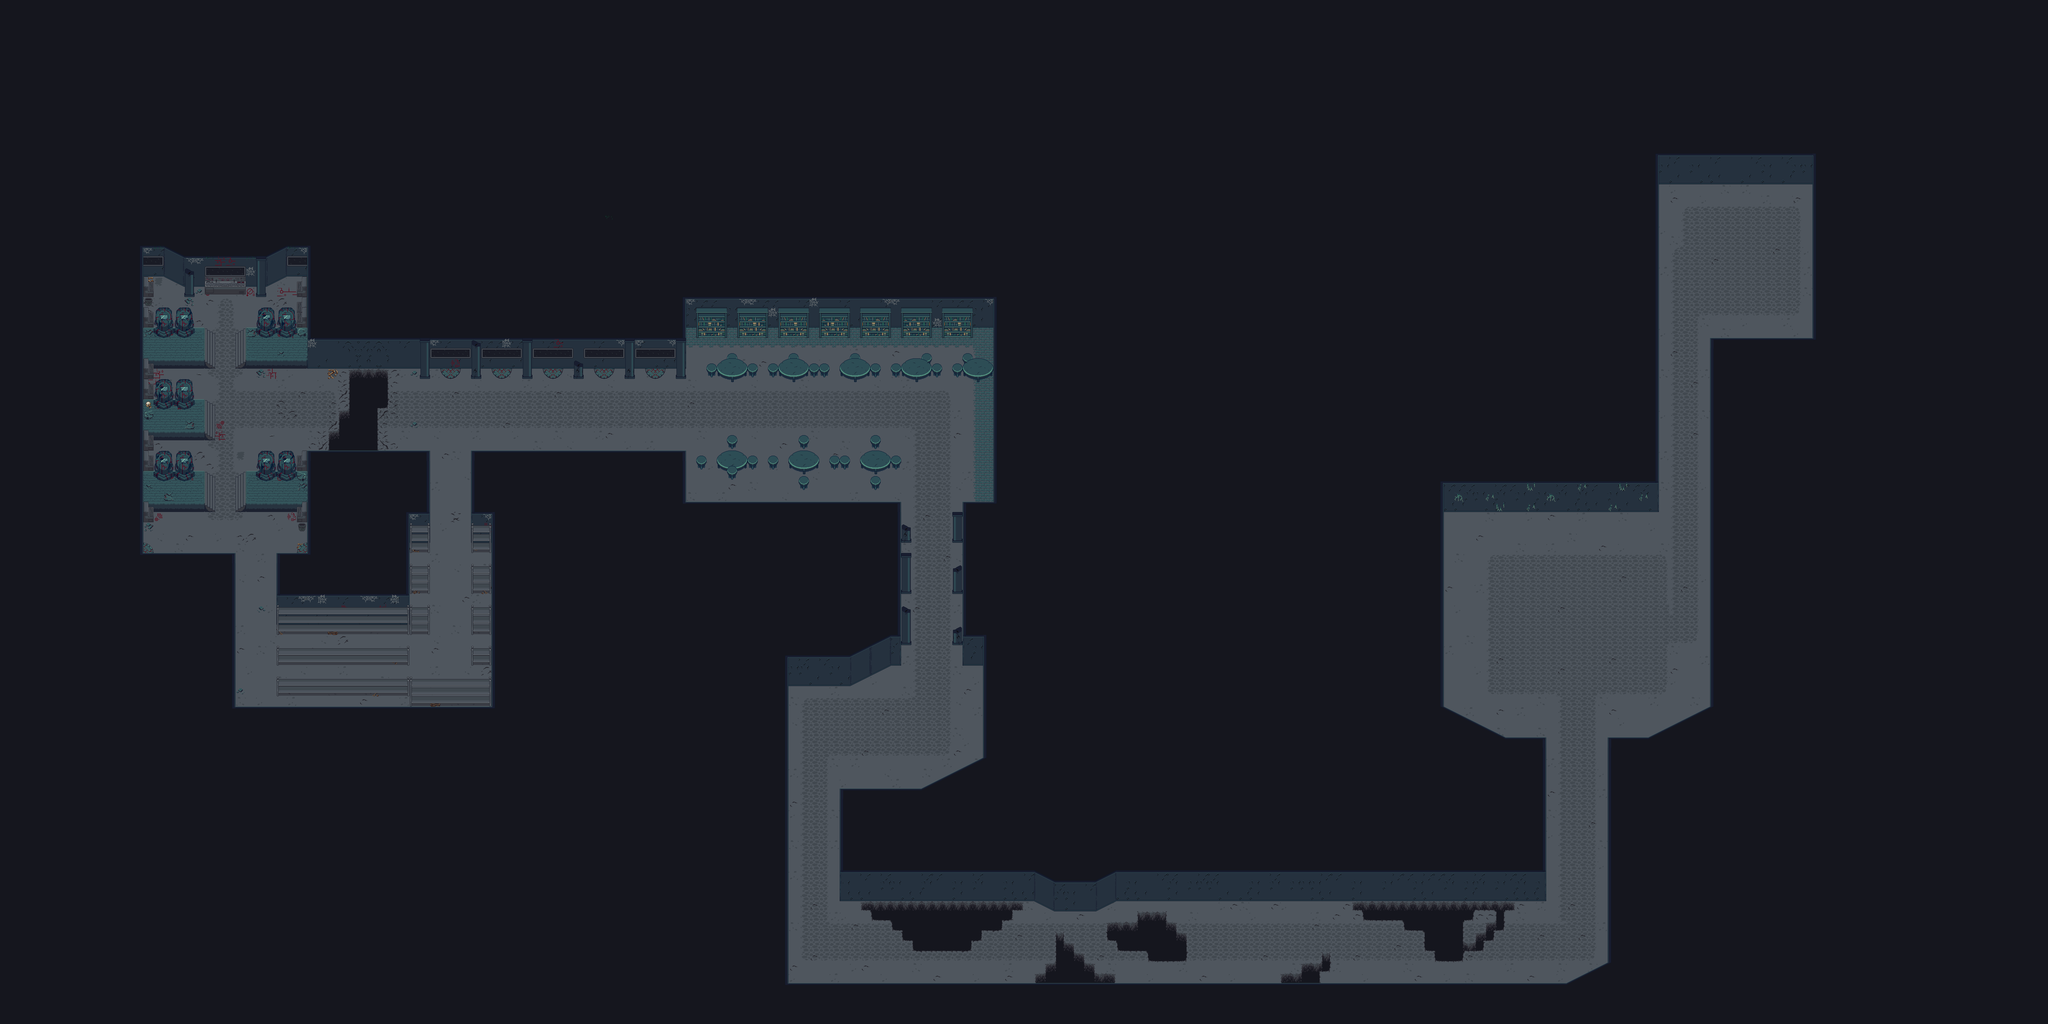

This is a level from a 2D game, rendered from its Tiled map with the project's own tilesets. A one-line summary and the map file follow, with tile-layer data summarised:
An orthogonal 200x100 tile map with 32x32 px tiles, 7 tile layers (Tile Layer 4, Floor, Depth tiles, On Platforms, ...), 1 hidden layer not drawn, 2 tilesets and 211 objects.

<map version="1.9" tiledversion="1.9.2" orientation="orthogonal" renderorder="right-down" width="200" height="100" tilewidth="32" tileheight="32" infinite="0" nextlayerid="33" nextobjectid="333">
 <tileset firstgid="1" source="New Tilesets.tsx" />
 <tileset firstgid="199" source="Asset.tsx" />
 <layer id="14" name="Tile Layer 4" width="200" height="100">
  <data>[20000 cells, 20000 non-empty, 1 distinct tile ids]</data>
 </layer>
 <layer id="1" name="Guide" width="200" height="100" visible="0" locked="1" opacity="0.49" offsetx="-8" offsety="-8">
  <data>[20000 cells, 1372 non-empty, 5 distinct tile ids]</data>
 </layer>
 <group id="10" name="Full map floor">
  <layer id="9" name="Floor" width="200" height="100">
   <data>[20000 cells, 4608 non-empty, 35 distinct tile ids]</data>
  </layer>
  <layer id="12" name="Depth tiles" width="200" height="100">
   <data>[20000 cells, 709 non-empty, 75 distinct tile ids]</data>
  </layer>
  <layer id="19" name="On Platforms" width="200" height="100">
   <data>[20000 cells, 113 non-empty, 15 distinct tile ids]</data>
  </layer>
 </group>
 <layer id="17" name="Props" width="200" height="100">
  <data>[20000 cells, 314 non-empty, 63 distinct tile ids]</data>
 </layer>
 <objectgroup id="16" name="Sprite" offsetx="-182.667" offsety="-320.667">
  <object id="6" gid="195" x="864" y="1312" width="32" height="32" />
  <object id="7" gid="177" x="864" y="1280" width="32" height="32" />
  <object id="9" gid="178" x="896" y="1280" width="32" height="32" />
  <object id="10" gid="196" x="896" y="1312" width="32" height="32" />
 </objectgroup>
 <layer id="22" name="Cryopods and comps" width="200" height="100">
  <data>[20000 cells, 170 non-empty, 30 distinct tile ids]</data>
 </layer>
 <objectgroup id="24" name="Cryopod BGFG" visible="0">
  <object id="255" x="789.5" y="1023.67" width="169.167" height="34.1667" />
  <object id="259" x="2976.17" y="1679.58" width="31" height="33" />
  <object id="260" x="2816.17" y="1680.08" width="31" height="33" />
  <object id="261" x="2816.17" y="2001.08" width="31" height="33" />
  <object id="262" x="2975.67" y="2001.08" width="31" height="33" />
  <object id="272" x="866.334" y="2156" width="411.333" height="32" />
  <object id="273" x="866.333" y="1960.67" width="411.333" height="32" />
  <object id="280" x="1281" y="1836.66" width="60.666" height="32" />
  <object id="281" x="1473" y="1832.67" width="63.3327" height="32" />
  <object id="285" x="1473.67" y="2065.33" width="63.3327" height="32" />
  <object id="298" x="447.5" y="905.5" width="31" height="48" />
  <object id="300" x="478.416" y="1030.42" width="137.167" height="34.1667" />
  <object id="301" x="483.916" y="1256.92" width="130.667" height="34.1667" />
  <object id="302" x="481.166" y="1478.42" width="136.167" height="34.1667" />
  <object id="303" x="793.667" y="1476.92" width="165.667" height="34.1667" />
  <object id="307" x="927.5" y="905" width="32.5" height="32" />
  <object id="308" x="447.25" y="1165" width="32.5" height="32" />
  <object id="309" x="447.25" y="1384.5" width="32.5" height="32" />
 </objectgroup>
 <layer id="26" name="Alt Pillars" width="200" height="100">
  <data>[20000 cells, 75 non-empty, 15 distinct tile ids]</data>
 </layer>
 <objectgroup id="27" name="Pillars BGFG" visible="0">
  <object id="267" x="2817" y="1840.25" width="31" height="33" />
  <object id="268" x="2978" y="1840.75" width="31" height="33" />
  <object id="271" x="865.667" y="2060" width="411.333" height="32" />
  <object id="282" x="1283.33" y="1966.66" width="58.666" height="32" />
  <object id="283" x="1473.33" y="1965.34" width="63.3327" height="32" />
  <object id="304" x="446" y="1027.5" width="33" height="36.5" />
  <object id="305" x="449.5" y="1255.75" width="33" height="36.5" />
  <object id="306" x="448.5" y="1477.75" width="33" height="36.5" />
  <object id="326" x="1282" y="1703.33" width="58.666" height="32" />
  <object id="327" x="1473.33" y="1700.67" width="58.666" height="32" />
 </objectgroup>
 <objectgroup id="30" name="Cryopod Object">
  <object id="144" gid="202" x="943" y="1975" width="32" height="32" />
  <object id="145" gid="1073742026" x="1013.5" y="1944" width="32" height="32" rotation="180" />
  <object id="139" gid="1073742028" x="1140" y="2134" width="32" height="32" rotation="180" />
  <object id="149" gid="202" x="1134" y="2167.5" width="32" height="32" />
  <object id="153" gid="203" x="1284" y="1816.67" width="32" height="32" />
 </objectgroup>
 <objectgroup id="29" name="Cryopod Object BGFG" visible="0">
  <object id="321" x="865.666" y="2156.66" width="411.333" height="32" />
  <object id="322" x="865.665" y="1961.34" width="411.333" height="32" />
  <object id="323" x="1280.33" y="1837.33" width="60.666" height="32" />
  <object id="324" x="1472.33" y="1833.34" width="63.3327" height="32" />
  <object id="325" x="1473" y="2065.99" width="63.3327" height="32" />
 </objectgroup>
 <objectgroup id="32" name="Pillar Object">
  <object id="129" gid="203" x="901.333" y="2070.67" width="32" height="32" />
  <object id="140" gid="1073742028" x="1056" y="2039.33" width="32" height="32" rotation="180" />
  <object id="134" gid="204" x="1302.67" y="1718" width="32" height="32" />
 </objectgroup>
 <objectgroup id="31" name="Pillar Object BGFG" visible="0">
  <object id="328" x="863.502" y="2058.66" width="411.333" height="32" />
  <object id="329" x="1281.17" y="1965.33" width="58.666" height="32" />
  <object id="330" x="1471.17" y="1964" width="63.3327" height="32" />
  <object id="331" x="1279.84" y="1701.99" width="58.666" height="32" />
  <object id="332" x="1471.17" y="1699.34" width="58.666" height="32" />
 </objectgroup>
 <objectgroup id="23" name="Objects">
  <object id="128" gid="203" x="1115.33" y="1945.33" width="32" height="32" />
  <object id="130" gid="203" x="1229.33" y="2139.33" width="32" height="32" />
  <object id="131" gid="1073742027" x="1521.33" y="2138" width="32" height="32" rotation="180" />
  <object id="132" gid="1073742027" x="1314.67" y="1913.33" width="32" height="32" rotation="180" />
  <object id="133" gid="204" x="1498" y="1688" width="32" height="32" />
  <object id="135" gid="204" x="1310" y="2170.67" width="32" height="32" />
  <object id="136" gid="1073742028" x="1488" y="2164.67" width="32" height="32" rotation="180" />
  <object id="141" gid="204" x="1184" y="1944.67" width="32" height="32" />
  <object id="143" gid="204" x="880" y="1916" width="32" height="32" />
  <object id="150" gid="202" x="1335.33" y="2145.83" width="32" height="32" />
  <object id="151" gid="202" x="1424" y="2198.5" width="32" height="32" />
  <object id="152" gid="202" x="1477.5" y="1948.5" width="32" height="32" />
  <object id="156" gid="203" x="1298.67" y="1916.67" width="32" height="32" />
 </objectgroup>
 <objectgroup id="18" name="Collisions Masks" visible="0">
  <object id="12" x="575.5" y="807" width="254.5" height="88.7273" />
  <object id="20" x="960.136" y="859.5" width="139.864" height="292.364" />
  <object id="22" x="1024.32" y="1344" width="34.1818" height="65.5" />
  <object id="23" x="1056.32" y="1280.09" width="39.1818" height="74.9091" />
  <object id="24" x="1088" y="1147.23" width="26.5" height="150.273" />
  <object id="25" x="1140" y="1279" width="44" height="133.5" />
  <object id="26" x="1175.5" y="1144" width="40" height="136.5" />
  </objectgroup>
</map>
<!-- 141 of 211 objects omitted -->